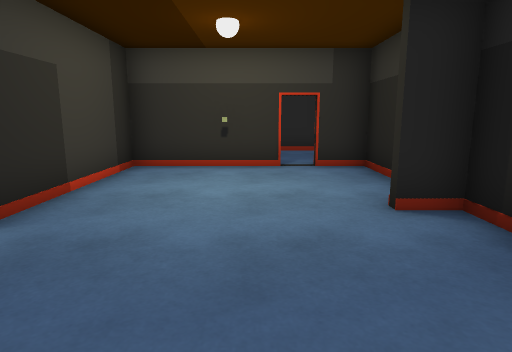
[1] (above)

12 first-person views from a walk through a 3-D level made in the Unity game engine. The camera is 1.2 m above the floor, tilts 10° down and sees 75° across. The floor is counted in squares, 1 m on a side. Each view is taken from the middle of a square. On the plan, view 1 faces up. The plan holds only what a view shows up to about 14 squares ahead; the rest is blank. The place goes on beyond the plan. The player is left out. Door leaves are left out, so doorways stand open.

[2]
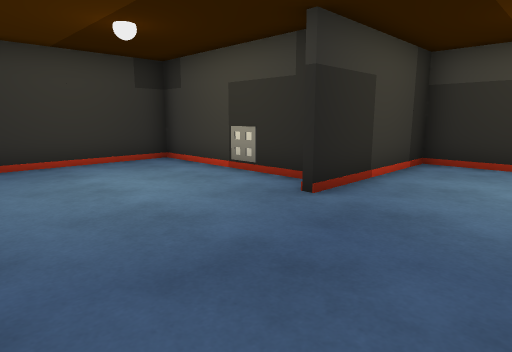

[3]
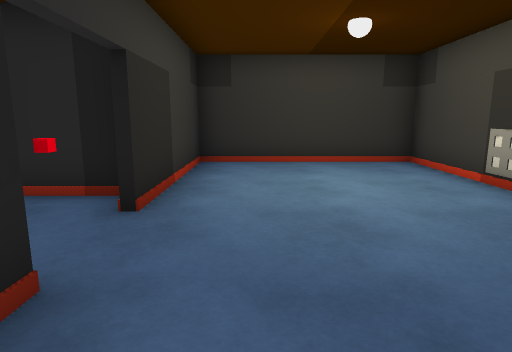

[4]
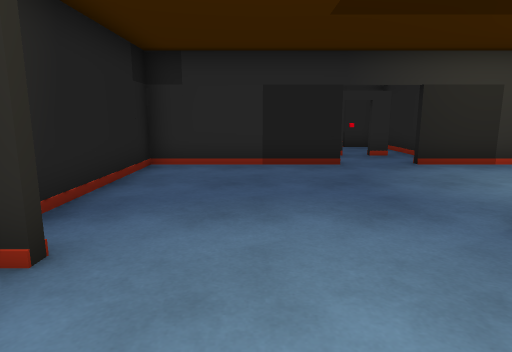

[5]
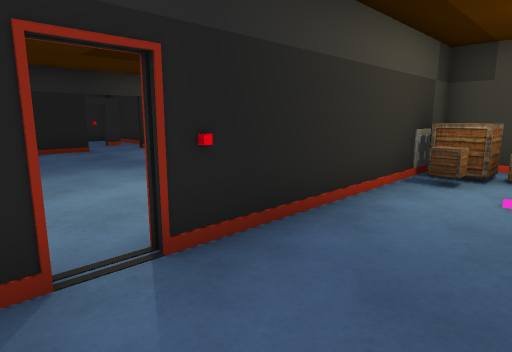

[6]
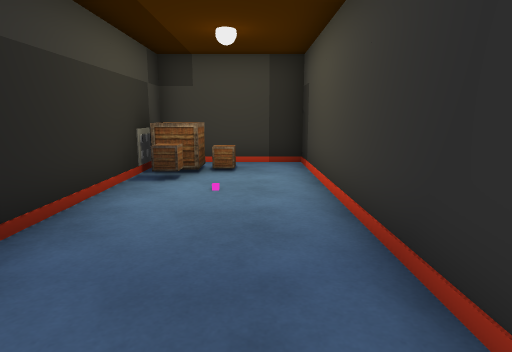

[7]
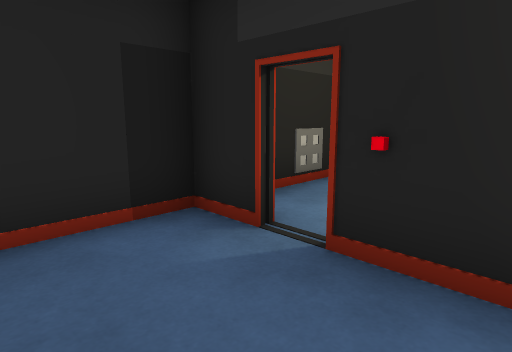

[8]
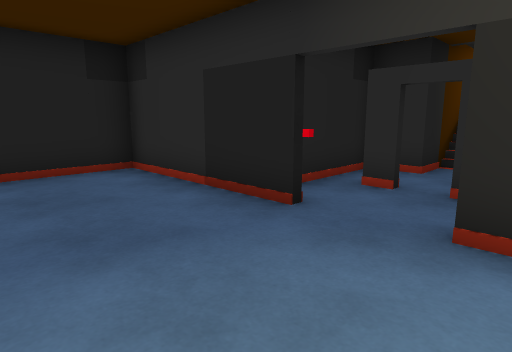

[9]
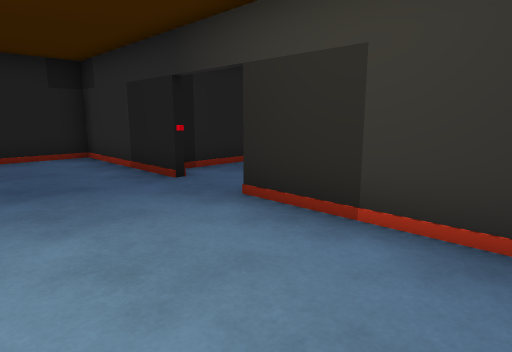

[10]
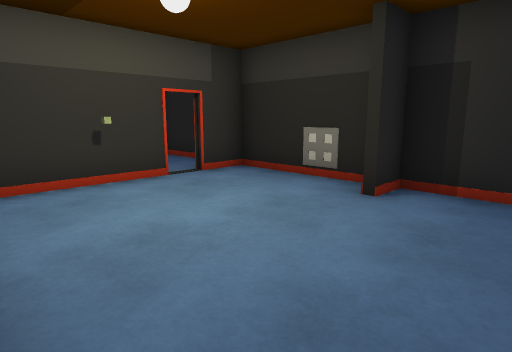

[11]
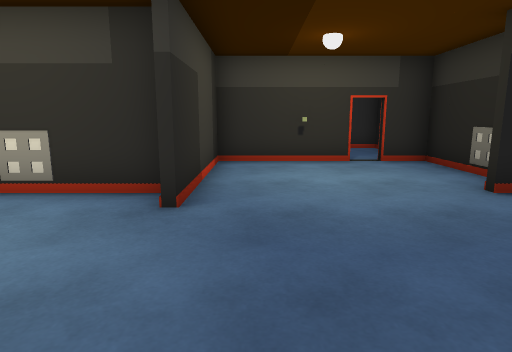

[12]
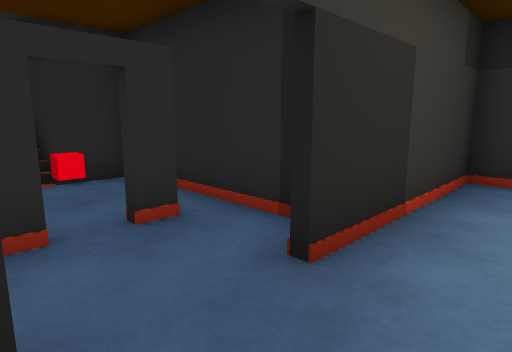

### Floor plan
Ten units are one square. View 1 is at (0, 0); x grows to the right and y downward. Boxes are objects, and circles mark ways between rooms. Rooms are numbered by the first view taken in them; rooms with no view inside come last. Other rooms are left out.
<svg viewBox="-96 -128 128 187">
<path fill="none" stroke="#000" d="M-35 -42 -91 -42 -91 16 -41 16M-25 16 27 16 27 -42 17 -42M27 -49 27 -82 14 -82M6 -82 -31 -82 -31 -33M14 -85 27 -85 27 -123 -70 -123 -70 -85 6 -85M-28 35 -21 35M-42 35 -35 35M-51 20 -51 40M-13 54 -13 22"/>
<rect x="-65" y="-105" width="10" height="20" fill="#bbb"><title>other object</title></rect>
<rect x="-55" y="-95" width="20" height="10" fill="#bbb"><title>other object</title></rect>
<circle cx="10" cy="-80" r="3" fill="#2a7"/>
<circle cx="-35" cy="20" r="3" fill="#2a7"/>
<text x="-20" y="-20">1</text>
<text x="-20" y="-100">2</text>
<text x="-30" y="30">3</text>
</svg>
Room 1 opens to room 2. Room 1 opens to room 3.

Where each view was taken, in squares from view 1:
view 1: 0 up, 0 right, facing up
view 2: 1 down, 0 right, facing up-left
view 3: 0 up, 0 right, facing left
view 4: 7 up, 0 right, facing down
view 5: 11 up, 2 right, facing down-left
view 6: 11 up, 2 right, facing left
view 7: 11 up, 1 left, facing down-right
view 8: 2 up, 5 left, facing down-right
view 9: 2 up, 8 left, facing down-right
view 10: 2 up, 3 left, facing up-right
view 11: 1 down, 2 left, facing up
view 12: 0 up, 2 left, facing down-left
